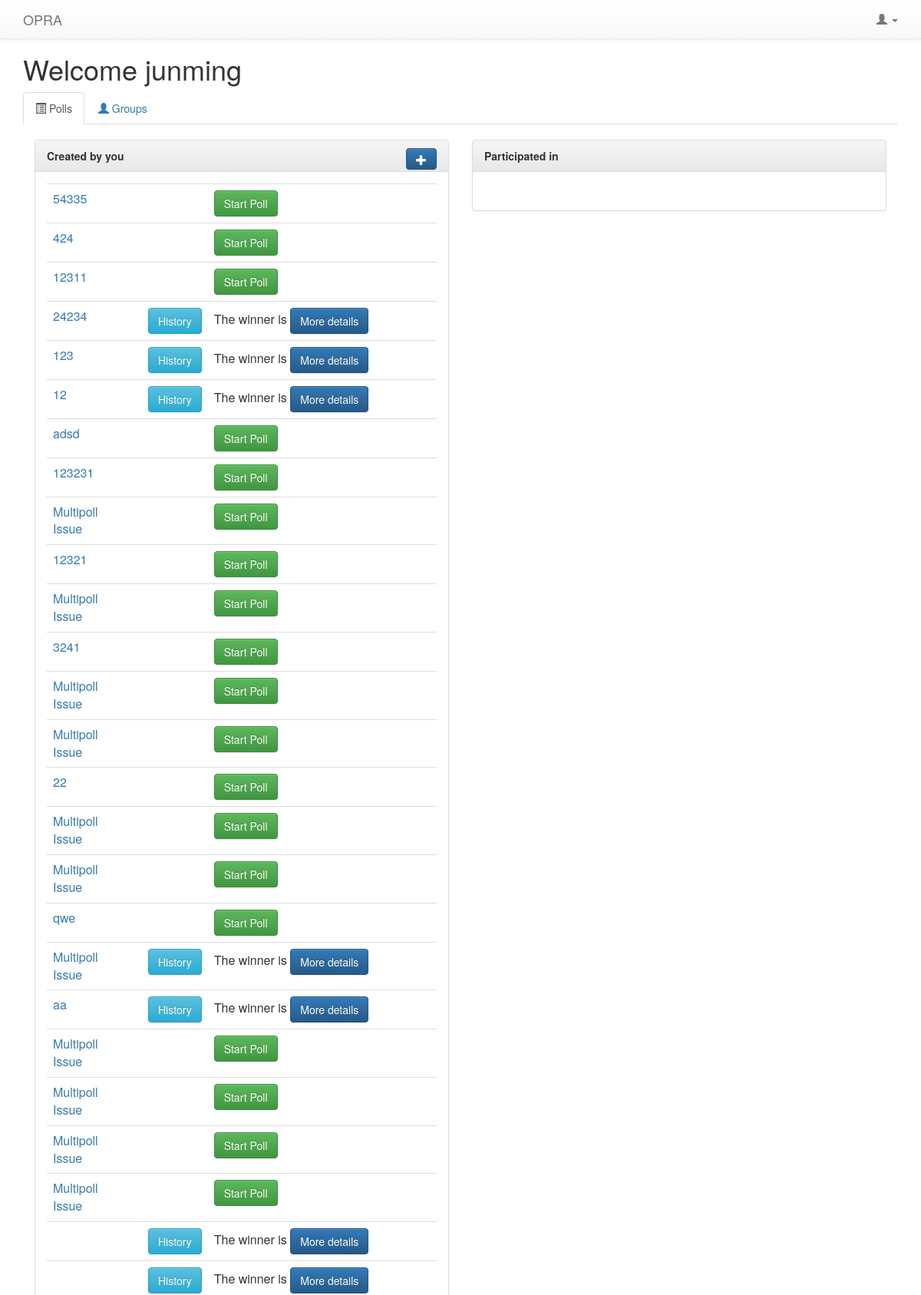
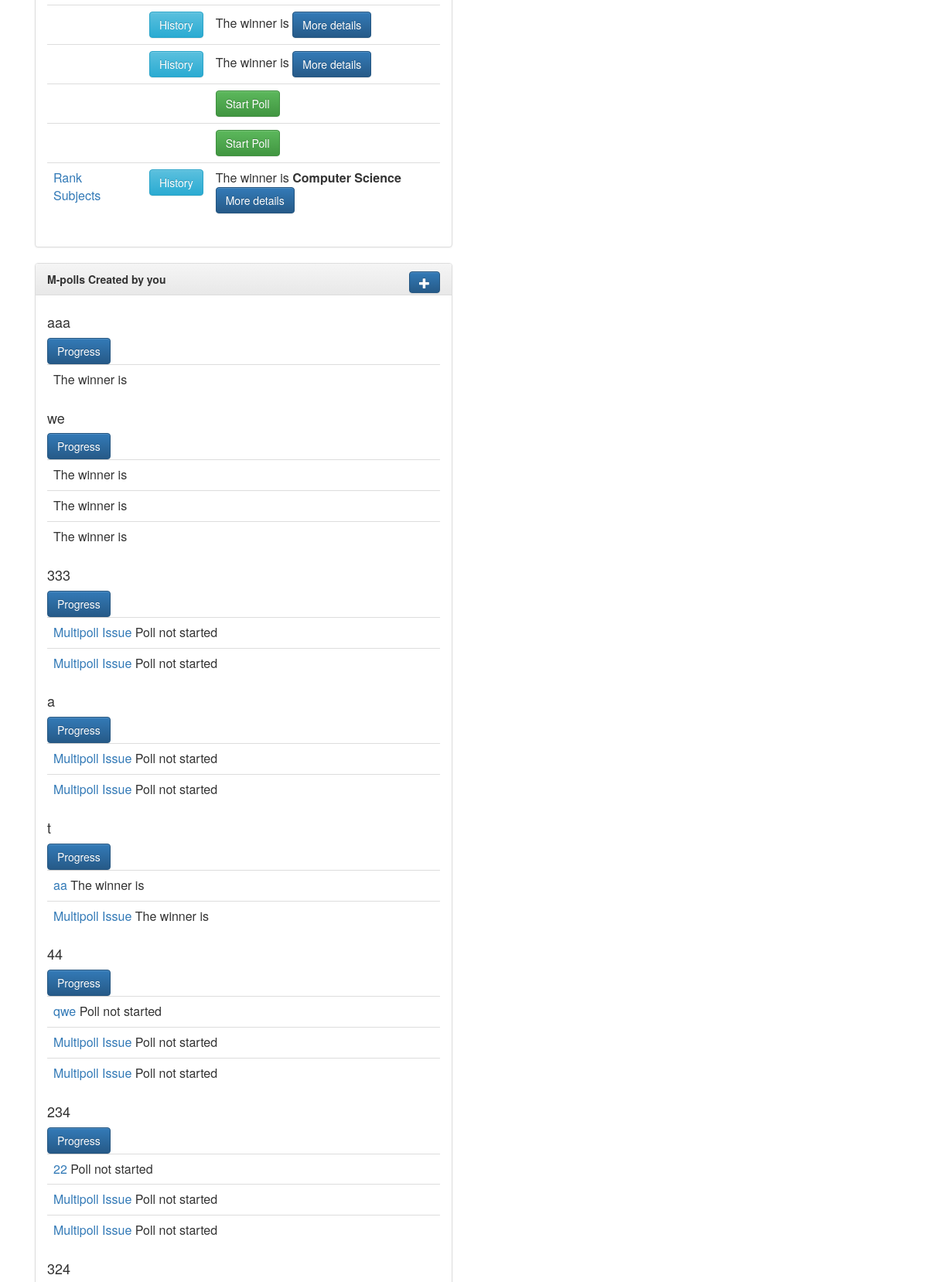
The app's page /polls/ (signed in, upper part) with its own data (2 pictures, top to bottom).
### polls/models.py (models this page shows, shortened)
@python_2_unicode_compatible
class Question(models.Model):
    question_text = models.CharField(max_length=20)
    question_desc = models.CharField(max_length=500, null=True, blank=True)
    image = models.CharField(max_length=500, default="https://pbs.twimg.com/media/B0eebrtIUAEVFad.jpg")
    pub_date = models.DateTimeField('date published')
    follow_up = models.OneToOneField('Question', on_delete=models.CASCADE, null = True, blank = True)
    question_owner = models.ForeignKey(User, null = True)
    question_voters = models.ManyToManyField(User, related_name='voters')
    status = models.IntegerField(default=1)
    display_pref = models.IntegerField(default=1)
    emailInvite = models.BooleanField(default=True)
    emailDelete = models.BooleanField(default=True)
    emailStart = models.BooleanField(default=True)
    emailStop = models.BooleanField(default=True)
    poll_algorithm = models.IntegerField(default=1)
    winner = models.CharField(max_length=200)

### multipolls/models.py (models this page shows, shortened)
@python_2_unicode_compatible
class MultiPoll(models.Model):
    number = models.IntegerField(default=1)
    title = models.CharField(max_length=20)
    description = models.CharField(max_length=500)
    owner = models.ForeignKey(User,related_name='owner')
    questions = models.ManyToManyField(Question, through='MultiPollQuestion', through_fields=('multipoll','question'),)
    voters = models.ManyToManyField(User)
    pos = models.IntegerField(default=0)
    status = models.IntegerField(default=0)

### polls/views.py (the view)
class IndexView(generic.ListView):
    template_name = 'polls/index.html'
    context_object_name = 'question_list'
    def get_queryset(self):
        return Question.objects.all().order_by('-pub_date')
    def get_context_data(self, **kwargs):
        ctx = super(IndexView, self).get_context_data(**kwargs)
        ctx['multipolls'] = MultiPoll.objects.all()
        return ctx

### polls/templates/polls/index.html (shortened to what this page needs)
{% extends 'polls/base.html' %}
{% block content %}
<body>
    {% if user.is_authenticated %}
        {% if request.user.first_name == "" %}
            <h1>Welcome {{ request.user.username }}</h1>
        {% endif %}
        <ul class="nav nav-tabs">
            <li class="active"><a href="{% url 'polls:index' %}"><span class="glyphicon glyphicon-list-alt"></span> Polls</a></li>
            <li><a href="{% url 'groups:index' %}"><span class="glyphicon glyphicon-user"></span> Groups</a></li>
        </ul>
        <br />
        <div class="col-md-6">
            <div class="panel panel-default">
                <div class="panel-heading"><b>Created by you</b>
                    <div class="panel-title pull-right">
                    <a href="{% url 'polls:AddStep1' %}"><span class="btn btn-primary"><span class="glyphicon glyphicon-plus"></span></span></a>
                    </div>
                </div>
                <div class="panel-body">
                <table class="table">
                {% if question_list %}
                    {% for question in question_list %}
                        {% if question.question_owner == request.user %}
                        <tr>
                            <td>
                                <a href="{% url 'polls:setting_step1' question.id %}">{{ question.question_text }}</a>
                            </td>
                            <td>
                            </td>
                            <td>
                                {% if question.status == 2 or question.status == 3 %}
                                <a href="{% url 'polls:preferences' question.id %}" class='btn btn-info'>History</a>
                                {% endif %}
                            </td>
                            {% if question.status == 1 %}
                                <td><span class="btn btn-success" data-toggle="modal" data-target="#confirm-start">Start Poll</span></td>
                            {% elif question.status == 3 %}
                                    <td>
                                        The winner is <b>{{question.winner}}</b> <a href="{% url 'polls:voteresults' question.id %}" class="btn btn-primary">More details</a>
                                    </td>
                            {% endif %}
                        </tr>
                        {% endif %}
                    {% endfor %}
                {% endif %}
                </table>
                </div>
            </div>
        </div>
        <div class="col-md-6">
            <div class="panel panel-default">
                <div class="panel-heading"><b>Participated in</b></div>
                <div class="panel-body">
                </div>
            </div>
        </div>
        <div class="col-md-6"style="clear:left;">
            <div class="panel panel-default">
                <div class="panel-heading"><b>M-polls Created by you</b>
                    <div class="panel-title pull-right">
                    <a href="{% url 'multipolls:AddStep1' %}"><span class="btn btn-primary"><span class="glyphicon glyphicon-plus"></span></span></a>
                    </div>
                </div>
                <div class="panel-body">
                    {% if multipolls %}
                        {% for mpoll in multipolls %}
                    <table class="table">
                            {% if request.user == mpoll.owner %}
                                <h4>{{mpoll.title}}</h4>
                                <a href="{% url 'multipolls:progress' mpoll.id %}"><span class="btn btn-primary">Progress</span></a>
                                {% for question in mpoll.questions.all %}
                                <tr>
                                    <td>
                                        <a href="{% url 'polls:pollinfo' question.id %}">
                                        {{ question.question_text }}
                                        </a>
                                    {% if question.status == 1 %}
                                        Poll not started
                                    {% elif question.status == 2 %}
                                        Polling in session
                                    {% elif question.status == 3 %}
                                            The winner is <b>{{question.winner}}</b>
                                    {% endif %}
                                    </td>
                                </tr>
                                {% endfor %}
                            {% endif %}
                    </table>
                    {% endfor %}
                    {% endif %}
                </div>
            </div>
        </div>
{% endif %}
</body>
{% endblock %}

### polls/templates/polls/base.html (shortened to what this page needs)
<html>
    <head>
        <link rel="stylesheet" href="//maxcdn.bootstrapcdn.com/bootstrap/3.2.0/css/bootstrap.min.css">
        <link rel="stylesheet" href="//maxcdn.bootstrapcdn.com/bootstrap/3.2.0/css/bootstrap-theme.min.css">
    </head>
    <body>
        <div class="container">
    <nav class="navbar navbar-default navbar-fixed-top">
      <div class="container">
        <div class="navbar-header">
             <a class="navbar-brand" href="/polls/">OPRA</a>
                    </div>
                        {% if user.is_authenticated %}
                            <ul class="nav navbar-nav navbar-right">
                                 <li class="dropdown">
                                    <a class="dropdown-toggle" data-toggle="dropdown" href="#">
                                        <span class="glyphicon glyphicon-user"> </span>
                                        <span class="caret"></span>
                                    </a>
                                </li>
                            </ul>
                        {% else %}
                            <ul class="nav navbar-nav navbar-right">
                                <li><a href="{% url 'appauth:register' %}"><span class="glyphicon glyphicon-user"></span> Sign Up </a></li>
                                <li><a href="{% url 'appauth:login' %}"> <span class="glyphicon glyphicon-log-in"></span> Login </a></li>
                            </ul>
                        {% endif %}
                </div>
            </nav>
            <div class=".col-md-12">
                {% block content %}
                {% endblock %}
            </div>
        </div>
    </body>
</html>

### polls/templates/polls/base.html (style rules this page uses)
body { min-height: 1000px; padding-top: 50px; padding-bottom: 20px; }

### records on screen
Question: question_text "54335", status "Start Poll"
Question: question_text "424", status "Start Poll"
Question: question_text "12311", status "Start Poll"
Question: question_text "24234", status "History"
Question: question_text "123", status "History"
Question: question_text "12", status "History"
Question: question_text "adsd", status "Start Poll"
Question: question_text "123231", status "Start Poll"
Question: question_text "Multipoll Issue", status "Start Poll"
Question: question_text "12321", status "Start Poll"
Question: question_text "Multipoll Issue", status "Start Poll"
Question: question_text "3241", status "Start Poll"
Question: question_text "Multipoll Issue", status "Start Poll"
Question: question_text "Multipoll Issue", status "Start Poll"
Question: question_text "22", status "Start Poll"
Question: question_text "Multipoll Issue", status "Start Poll"
Question: question_text "Multipoll Issue", status "Start Poll"
Question: question_text "qwe", status "Start Poll"
Question: question_text "Multipoll Issue", status "History"
Question: question_text "aa", status "History"
Question: question_text "Multipoll Issue", status "Start Poll"
Question: question_text "Multipoll Issue", status "Start Poll"
Question: question_text "Multipoll Issue", status "Start Poll"
Question: question_text "Multipoll Issue", status "Start Poll"
Question: status "History"
Question: status "History"
Question: status "History"
Question: status "History"
Question: status "Start Poll"
Question: status "Start Poll"
Question: question_text "Rank Subjects", status "History", winner "Computer Science"
MultiPoll: title "aaa"
MultiPoll: title "we"
MultiPoll: title "333"
MultiPoll: title "a"
MultiPoll: title "t"
MultiPoll: title "44"
MultiPoll: title "234"
MultiPoll: title "324"

### other values on screen
{{ request.user.username }} "junming"
